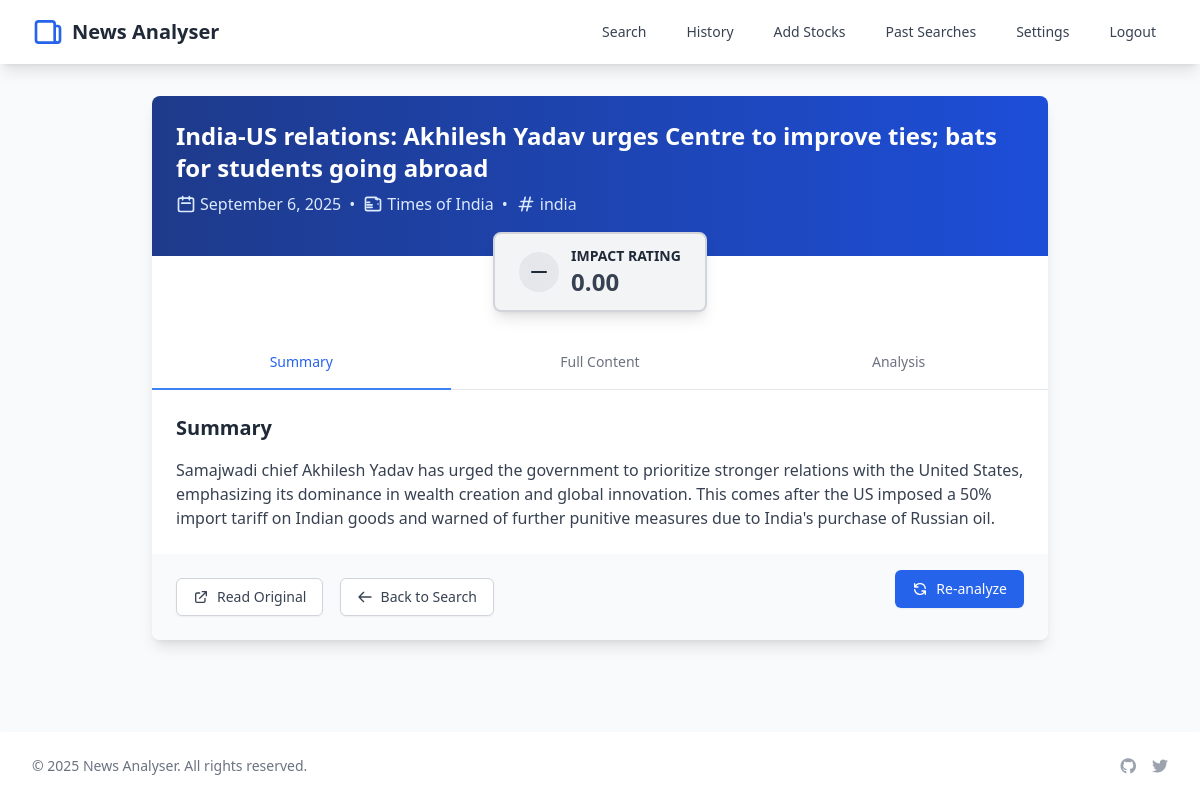
The app's page /news_analysis/2370/ (signed in) with its own data.
### news_analyser/models.py (models this page shows, shortened)
class News(models.Model):
    title = models.CharField(max_length=500)
    content_summary = models.TextField()
    content = models.TextField(null=True, blank=True)
    date = models.DateTimeField(default=timezone.now, db_index=True)
    link = models.CharField(max_length=500, unique=True, db_index=True)
    keyword = models.ForeignKey(
        Keyword, on_delete=models.CASCADE, related_name="news", db_index=True)
    impact_rating = models.FloatField(default=0, db_index=True)
    source = models.ForeignKey(
        "Source", on_delete=models.CASCADE, related_name="news", default=None, null=True)
    sentiment_explanation = models.TextField(null=True, blank=True)
    sentiment_confidence = models.FloatField(default=0, null=True, blank=True)
    mentioned_tickers = models.JSONField(default=list, blank=True)
    raw_gemini_response = models.JSONField(default=dict, blank=True)
    created_at = models.DateTimeField(auto_now_add=True)
    updated_at = models.DateTimeField(auto_now=True)
    class Meta:
        ordering = ['-date']
        verbose_name_plural = "News"
        indexes = [
            models.Index(fields=['keyword', 'date']),
            models.Index(fields=['impact_rating']),
            models.Index(fields=['-date']),
            models.Index(fields=['source', 'date']),
        ]

class Source(models.Model):
    id_name = models.CharField(max_length=200, unique=True, db_index=True)
    name = models.CharField(max_length=200)
    url = models.URLField()
    class Meta:
        ordering = ['name']

class Keyword(models.Model):
    name = models.CharField(max_length=200, db_index=True)
    create_date = models.DateTimeField(auto_now_add=True, db_index=True)
    class Meta:
        ordering = ['-create_date']
        indexes = [
            models.Index(fields=['name', 'create_date']),
        ]

### news_analyser/views.py (the view, shortened to what this page needs)
class NewsAnalysisView(LoginRequiredMixin, View):
    def get(self, request, news_id):
        news = News.objects.get(id=news_id)
        return render(request, "news_analyser/news_analysis.html", {"news": news})

### templates/news_analyser/news_analysis.html (shortened to what this page needs)
{% extends 'base.html' %}
{% block content %}
<div class="max-w-4xl mx-auto bg-white shadow-lg rounded-lg overflow-hidden">
    <div class="relative bg-gradient-to-r from-blue-900 to-blue-700 p-6">
        <h1 class="text-2xl font-bold text-white mb-2">{{ news.title }}</h1>
        <div class="flex items-center text-blue-100 mb-4">
            <svg class="w-5 h-5 mr-1" fill="none" stroke="currentColor" viewBox="0 0 24 24">
                <path stroke-linecap="round" stroke-linejoin="round" stroke-width="2" d="M8 7V3m8 4V3m-9 8h10M5 21h14a2 2 0 002-2V7a2 2 0 00-2-2H5a2 2 0 00-2 2v12a2 2 0 002 2z"></path>
            </svg>
            <span>{{ news.date|date:"F j, Y" }}</span>
            <span class="mx-2">•</span>
            <svg class="w-5 h-5 mr-1" fill="none" stroke="currentColor" viewBox="0 0 24 24">
                <path stroke-linecap="round" stroke-linejoin="round" stroke-width="2" d="M19 20H5a2 2 0 01-2-2V6a2 2 0 012-2h10a2 2 0 012 2v1M19 20a2 2 0 002-2V8a2 2 0 00-2-2h-4M5 10h3m-3 3h6m-6 3h6m7-4h.01"></path>
            </svg>
            <span>{{ news.source.name|default:"Unknown Source" }}</span>
            <span class="mx-2">•</span>
            <svg class="w-5 h-5 mr-1" fill="none" stroke="currentColor" viewBox="0 0 24 24">
                <path stroke-linecap="round" stroke-linejoin="round" stroke-width="2" d="M7 20l4-16m2 16l4-16M6 9h14M4 15h14"></path>
            </svg>
            <span>{{ news.keyword.name }}</span>
        </div>
    </div>
    <div class="relative -mt-6 mb-6 flex justify-center">
        <div id="impact-badge" class="transform translate-y-0 px-6 py-3 rounded-lg shadow-lg border-2
            {% if news.impact_rating > 0.3 %}
                bg-green-100 text-green-800 border-green-300
            {% elif news.impact_rating < -0.3 %}
                bg-red-100 text-red-800 border-red-300
            {% else %}
                bg-gray-100 text-gray-800 border-gray-300
            {% endif %}">
            <div class="flex items-center space-x-3">
                <div class="rounded-full p-2
                    {% if news.impact_rating > 0.3 %}
                        bg-green-200
                    {% elif news.impact_rating < -0.3 %}
                        bg-red-200
                    {% else %}
                        bg-gray-200
                    {% endif %}">
                    {% if news.impact_rating > 0.3 %}
                        <svg class="w-6 h-6" fill="none" viewBox="0 0 24 24" stroke="currentColor">
                            <path stroke-linecap="round" stroke-linejoin="round" stroke-width="2" d="M13 7h8m0 0v8m0-8l-8 8-4-4-6 6"></path>
                        </svg>
                    {% elif news.impact_rating < -0.3 %}
                        <svg class="w-6 h-6" fill="none" viewBox="0 0 24 24" stroke="currentColor">
                            <path stroke-linecap="round" stroke-linejoin="round" stroke-width="2" d="M13 17h8m0 0V9m0 8l-8-8-4 4-6-6"></path>
                        </svg>
                    {% else %}
                        <svg class="w-6 h-6" fill="none" viewBox="0 0 24 24" stroke="currentColor">
                            <path stroke-linecap="round" stroke-linejoin="round" stroke-width="2" d="M5 12h14"></path>
                        </svg>
                    {% endif %}
                </div>
                <div>
                    <p class="text-sm font-semibold uppercase">Impact Rating</p>
                    <p id="impact-value" class="text-2xl font-bold"></p>
                </div>
            </div>
        </div>
    </div>
    <div class="border-b border-gray-200">
        <nav class="flex -mb-px" aria-label="Tabs">
            <button id="summary-tab" class="tab-button w-1/3 py-4 px-1 text-center border-b-2 border-blue-500 font-medium text-sm text-blue-600">
                Summary
            </button>
            <button id="content-tab" class="tab-button w-1/3 py-4 px-1 text-center border-b-2 border-transparent font-medium text-sm text-gray-500 hover:text-gray-700 hover:border-gray-300">
                Full Content
            </button>
            <button id="analysis-tab" class="tab-button w-1/3 py-4 px-1 text-center border-b-2 border-transparent font-medium text-sm text-gray-500 hover:text-gray-700 hover:border-gray-300">
                Analysis
            </button>
        </nav>
    </div>
    <div class="p-6">
        <div id="summary-section" class="tab-section">
            <h2 class="text-xl font-semibold text-gray-800 mb-4">Summary</h2>
            <div class="prose max-w-none">
                <p class="text-gray-700">{{ news.content_summary }}</p>
            </div>
        </div>
    </div>
    <div class="bg-gray-50 px-6 py-4 flex items-center justify-between">
        <div>
            <a href="{{ news.link }}" target="_blank" rel="noopener noreferrer" class="inline-flex items-center px-4 py-2 border border-gray-300 rounded-md shadow-sm text-sm font-medium text-gray-700 bg-white hover:bg-gray-50">
                <svg class="w-4 h-4 mr-2" fill="none" viewBox="0 0 24 24" stroke="currentColor">
                    <path stroke-linecap="round" stroke-linejoin="round" stroke-width="2" d="M10 6H6a2 2 0 00-2 2v10a2 2 0 002 2h10a2 2 0 002-2v-4M14 4h6m0 0v6m0-6L10 14" />
                </svg>
                Read Original
            </a>
            <a href="{% url 'news_analyser:search' %}" class="ml-3 inline-flex items-center px-4 py-2 border border-gray-300 rounded-md shadow-sm text-sm font-medium text-gray-700 bg-white hover:bg-gray-50">
                <svg class="w-4 h-4 mr-2" fill="none" viewBox="0 0 24 24" stroke="currentColor">
                    <path stroke-linecap="round" stroke-linejoin="round" stroke-width="2" d="M10 19l-7-7m0 0l7-7m-7 7h18" />
                </svg>
                Back to Search
            </a>
        </div>
        <form method="post" action="{% url 'news_analyser:news_analysis' news.id %}">
            <button type="submit" class="inline-flex items-center px-4 py-2 border border-transparent rounded-md shadow-sm text-sm font-medium text-white bg-blue-600 hover:bg-blue-700">
                <svg class="w-4 h-4 mr-2" fill="none" viewBox="0 0 24 24" stroke="currentColor">
                    <path stroke-linecap="round" stroke-linejoin="round" stroke-width="2" d="M4 4v5h.582m15.356 2A8.001 8.001 0 004.582 9m0 0H9m11 11v-5h-.581m0 0a8.003 8.003 0 01-15.357-2m15.357 2H15" />
                </svg>
                Re-analyze
            </button>
        </form>
    </div>
</div>
{% endblock %}

### records on screen
News: title "India-US relations: Akhilesh Yadav urges Centre to improve ties; bats for students going abroad", date "September 6, 2025", source.name "Times of India", keyword.name "india", content_summary "Samajwadi chief Akhilesh Yadav has urged the government to prioritize stronger relations with the United States, emphasizing its dominance in wealth creation and global innovation. This comes after the US imposed a 50% import tariff on Indian goods and warned of further punitive measures due to India's purchase of Russian oil."
